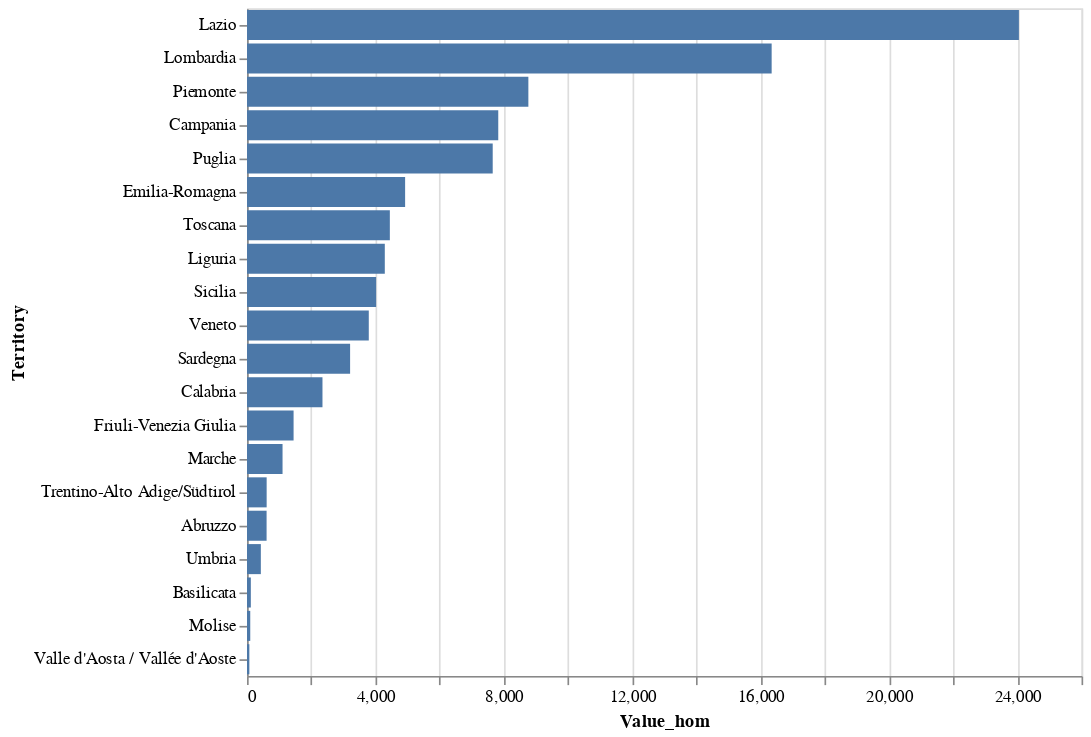

Notebook cell for this chart:
### Code cell
alt.Chart(df3).mark_bar().encode(
    y = alt.Y('Territory', sort='-x'),
    x = alt.X('Value_hom'),
   
).properties(width=500)

### Figure 1 — Vega-Lite specification as saved in the notebook (floating-point values rounded to 4 significant figures)
{"config": {"view": {"continuousWidth": 400, "continuousHeight": 300}}, "data": {"name": "data-594c3a46053733240cfbeaf1f972a710"}, "mark": "bar", "encoding": {"x": {"field": "Value_hom", "type": "quantitative"}, "y": {"field": "Territory", "sort": "-x", "type": "nominal"}}, "width": 500, "$schema": "https://vega.github.io/schema/vega-lite/v4.17.0.json", "datasets": {"data-594c3a46053733240cfbeaf1f972a710": [{"ITTER107": "ITF4", "Value_pop": 3922941, "Territory": "Puglia", "Value_hom": 7655, "Ratio": 1.951}, {"ITTER107": "ITF3", "Value_pop": 5624420, "Territory": "Campania", "Value_hom": 7828, "Ratio": 1.392}, {"ITTER107": "ITE4", "Value_pop": 5714882, "Territory": "Lazio", "Value_hom": 24049, "Ratio": 4.208}, {"ITTER107": "ITC3", "Value_pop": 1509227, "Territory": "Liguria", "Value_hom": 4293, "Ratio": 2.845}, {"ITTER107": "ITE2", "Value_pop": 858812, "Territory": "Umbria", "Value_hom": 431, "Ratio": 0.5019}, {"ITTER107": "ITF5", "Value_pop": 541168, "Territory": "Basilicata", "Value_hom": 119, "Ratio": 0.2199}, {"ITTER107": "ITE1", "Value_pop": 3663191, "Territory": "Toscana", "Value_hom": 4450, "Ratio": 1.215}, {"ITTER107": "ITD5", "Value_pop": 4425366, "Territory": "Emilia-Romagna", "Value_hom": 4926, "Ratio": 1.113}, {"ITTER107": "ITD3", "Value_pop": 4847745, "Territory": "Veneto", "Value_hom": 3794, "Ratio": 0.7826}, {"ITTER107": "ITF2", "Value_pop": 292150, "Territory": "Molise", "Value_hom": 101, "Ratio": 0.3457}, {"ITTER107": "ITC4", "Value_pop": 9943004, "Territory": "Lombardia", "Value_hom": 16346, "Ratio": 1.644}, {"ITTER107": "ITF1", "Value_pop": 1275950, "Territory": "Abruzzo", "Value_hom": 610, "Ratio": 0.4781}, {"ITTER107": "ITF6", "Value_pop": 1855454, "Territory": "Calabria", "Value_hom": 2351, "Ratio": 1.267}, {"ITTER107": "ITG1", "Value_pop": 4833329, "Territory": "Sicilia", "Value_hom": 4023, "Ratio": 0.8323}, {"ITTER107": "ITG2", "Value_pop": 1587413, "Territory": "Sardegna", "Value_hom": 3212, "Ratio": 2.023}, {"ITTER107": "ITC1", "Value_pop": 4256350, "Territory": "Piemonte", "Value_hom": 8766, "Ratio": 2.06}, {"ITTER107": "ITE3", "Value_pop": 1487150, "Territory": "Marche", "Value_hom": 1107, "Ratio": 0.7444}, {"ITTER107": "ITC2", "Value_pop": 123360, "Territory": "Valle d'Aosta / Vallée d'Aoste", "Value_hom": 73, "Ratio": 0.5918}, {"ITTER107": "ITD4", "Value_pop": 1194647, "Territory": "Friuli-Venezia Giulia", "Value_hom": 1451, "Ratio": 1.215}, {"ITTER107": "ITDA", "Value_pop": 1073574, "Territory": "Trentino-Alto Adige/Südtirol", "Value_hom": 612, "Ratio": 0.5701}]}}
